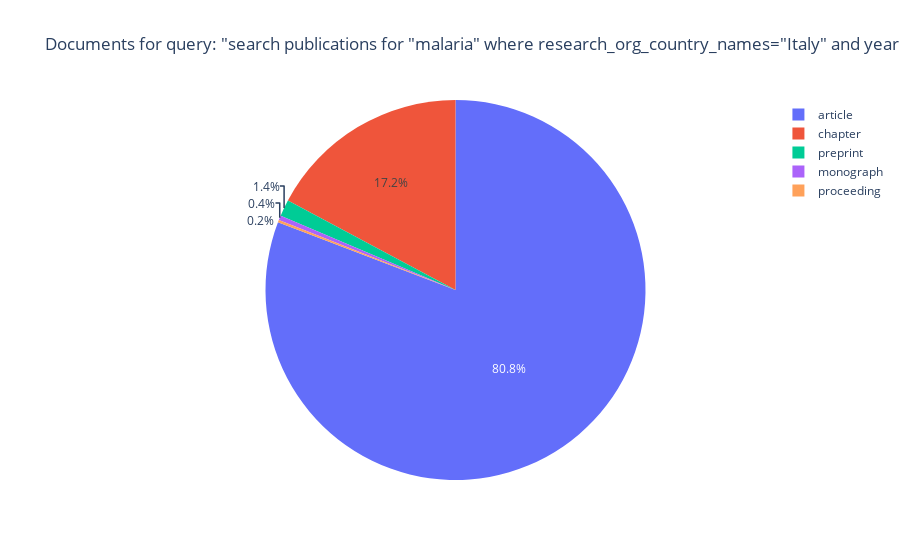

The code cell stored with this chart in its notebook:
### Markdown cell above
#### Counting Pub Type

### Code cell
temp = df.groupby("type", as_index=False).count()
px.pie(temp, 
       names="type", # the dimension for the slices
       values="id",  # the metric
       title=f"Documents for query: \"{q}\"")

### Figure 1 — Plotly figure (JSON) as saved in the notebook; plotly's stock layout.template omitted (floating-point values rounded to 4 significant figures)
{"data": [{"domain": {"x": [0, 1], "y": [0, 1]}, "hoverlabel": {"namelength": 0}, "hovertemplate": "type=%{label}<br>id=%{value}", "labels": ["article", "chapter", "monograph", "preprint", "proceeding"], "legendgroup": "", "name": "", "showlegend": true, "type": "pie", "values": [404, 86, 2, 7, 1]}], "layout": {"autosize": true, "legend": {"tracegroupgap": 0}, "title": {"text": "Documents for query: \"search publications for \"malaria\" where research_org_country_names=\"Italy\" and year < 2010 return publications[basics] limit 500\""}}}
